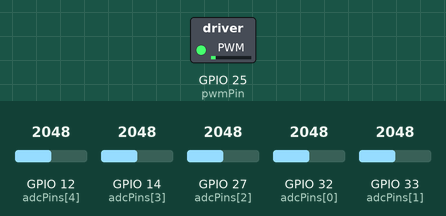
Simulated run of this sketch. Board: ESP32. Parts: switched loads named in the sketch (green lamp = pin HIGH). Inputs (shaded band) come from the test bench; at power-on: GPIO 12 (adcPins[4]) = 2048, GPIO 14 (adcPins[3]) = 2048, GPIO 27 (adcPins[2]) = 2048, GPIO 32 (adcPins[0]) = 2048, GPIO 33 (adcPins[1]) = 2048. What the sketch prints to the serial monitor is not drawn.

Above: at 1.8 s.
1.9 s: GPIO 12 (adcPins[4]) set to 215
At 2.06 s:
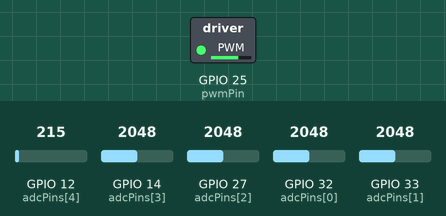
4.9 s: GPIO 14 (adcPins[3]) set to 215
7.9 s: GPIO 27 (adcPins[2]) set to 215
At 9.78 s:
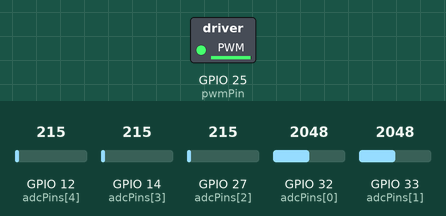
10.9 s: GPIO 32 (adcPins[0]) set to 215
At 11.31 s:
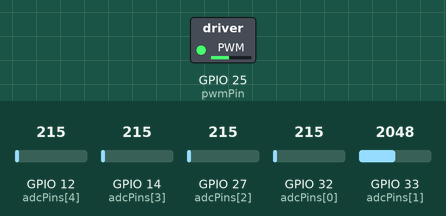
13.9 s: GPIO 33 (adcPins[1]) set to 215
16.9 s: GPIO 12 (adcPins[4]) set to 1228
Timing chart, 0 to 20.9 s (numbered marks = the images above; inputs shaded):
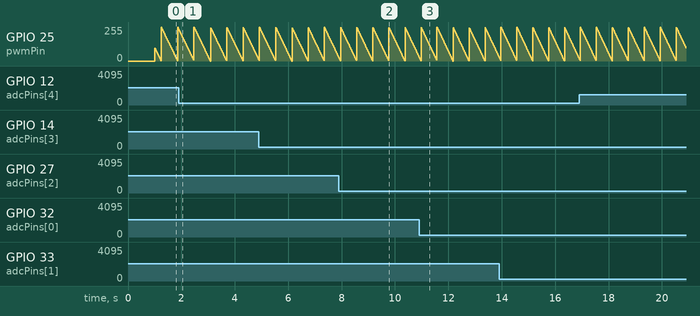

Measured:
- by itself, GPIO 25 (pwmPin): ramps from 255/255 to 0/255 and jumps back, once every 0.60 s

The sketch:

Program.ino
```cpp
#include <Wire.h>

#define interval 1000
#define speedpercentage 40
#define speedmax 255
#define konstanta 1
#define debit 100
#define pwmPin 25 // Pin D25
#define ChannelPWM 1
const int adcPins[] = {32, 33, 27, 14, 12}; // Pins D32, D33, D27, D14, and D12
int adcValues[5];
unsigned long lastmillis = 0;
uint8_t speedmotor = 0;

void setup() {
  Serial.begin(115200);
  for (int i = 0; i < 5; i++) {
    pinMode(adcPins[i], INPUT);  // Set ADC pins as inputs
  }
  pinMode(pwmPin, OUTPUT);  // Set PWM pin as output

  speedmotor = (speedpercentage * speedmax) / 100;

  ledcAttachPin(pwmPin, ChannelPWM);
  ledcSetup(ChannelPWM, 12000, 8); // 12 kHz PWM, 8-bit resolution
}

void loop() {
  if(millis() - lastmillis >= interval) {
      for (int i = 0; i < 5; i++) {
      adcValues[i] = analogRead(adcPins[i]);  // Read ADC values
      Serial.print("ADC value on pin D"); Serial.print(adcPins[i]); Serial.print(": ");
      Serial.println(adcValues[i]);

      int debitair = adcValues[i] * konstanta;

      if(debitair < debit) speedmotor++;
      else if(adcValues[i] > 0) speedmotor--;

      if(speedmotor > speedmax) speedmotor = speedmax;
    }
    ledcWrite(ChannelPWM, speedmotor);
  }

}
```
